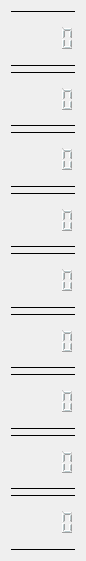
    <widget class="QWidget" name="verticalLayoutWidget_4">
     <property name="geometry">
      <rect>
       <x>1010</x>
       <y>80</y>
       <width>66</width>
       <height>561</height>
      </rect>
     </property>
     <layout class="QVBoxLayout" name="totalhoursLayout">
      <item>
       <widget class="QLCDNumber" name="rintotalhoursDisplay">
        <property name="styleSheet">
         <string notr="true">color: rgb(187, 204, 207);
border-top: 1px solid black;
border-bottom: 1px solid black;</string>
        </property>
       </widget>
      </item>
      <item>
       <widget class="QLCDNumber" name="kyototalhoursDisplay">
        <property name="styleSheet">
         <string notr="true">color: rgb(187, 204, 207);
border-top: 1px solid black;
border-bottom: 1px solid black;</string>
        </property>
       </widget>
      </item>
      <item>
       <widget class="QLCDNumber" name="tohtotalhoursDisplay">
        <property name="styleSheet">
         <string>color: rgb(187, 204, 207);
border-top: 1px solid black;
border-bottom: 1px solid black;</string>
        </property>
       </widget>
      </item>
      <item>
       <widget class="QLCDNumber" name="shatotalhoursDisplay">
        <property name="styleSheet">
         <string notr="true">color: rgb(187, 204, 207);
border-top: 1px solid black;
border-bottom: 1px solid black;</string>
        </property>
       </widget>
      </item>
      <item>
       <widget class="QLCDNumber" name="kaitotalhoursDisplay">
        <property name="styleSheet">
         <string notr="true">color: rgb(187, 204, 207);
border-top: 1px solid black;
border-bottom: 1px solid black;</string>
        </property>
       </widget>
      </item>
      <item>
       <widget class="QLCDNumber" name="jintotalhoursDisplay">
        <property name="styleSheet">
         <string notr="true">color: rgb(187, 204, 207);
border-top: 1px solid black;
border-bottom: 1px solid black;</string>
        </property>
       </widget>
      </item>
      <item>
       <widget class="QLCDNumber" name="retsutotalhoursDisplay">
        <property name="styleSheet">
         <string notr="true">color: rgb(187, 204, 207);
border-top: 1px solid black;
border-bottom: 1px solid black;</string>
        </property>
       </widget>
      </item>
      <item>
       <widget class="QLCDNumber" name="zaitotalhoursDisplay">
        <property name="styleSheet">
         <string notr="true">color: rgb(187, 204, 207);
border-top: 1px solid black;
border-bottom: 1px solid black;</string>
        </property>
       </widget>
      </item>
      <item>
       <widget class="QLCDNumber" name="zentotalhoursDisplay">
        <property name="styleSheet">
         <string notr="true">color: rgb(187, 204, 207);
border-top: 1px solid black;
border-bottom: 1px solid black;</string>
        </property>
       </widget>
      </item>
     </layout>
    </widget>
